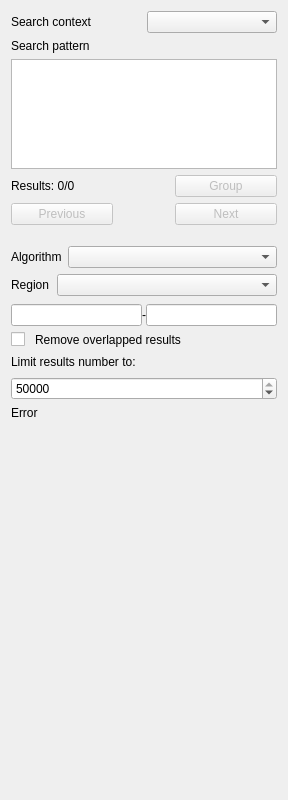
<?xml version="1.0" encoding="UTF-8"?>
<ui version="4.0">
 <class>FindPatternMsaForm</class>
 <widget class="QWidget" name="FindPatternMsaForm">
  <property name="geometry">
   <rect>
    <x>0</x>
    <y>0</y>
    <width>288</width>
    <height>800</height>
   </rect>
  </property>
  <property name="sizePolicy">
   <sizepolicy hsizetype="Preferred" vsizetype="Minimum">
    <horstretch>0</horstretch>
    <verstretch>0</verstretch>
   </sizepolicy>
  </property>
  <property name="focusPolicy">
   <enum>Qt::StrongFocus</enum>
  </property>
  <property name="windowTitle">
   <string notr="true">Form</string>
  </property>
  <layout class="QVBoxLayout" name="verticalLayout">
   <item>
    <layout class="QHBoxLayout" name="searchContextLayout">
     <item>
      <widget class="QLabel" name="searchContextLabel">
       <property name="text">
        <string>Search context</string>
       </property>
       <property name="textFormat">
        <enum>Qt::PlainText</enum>
       </property>
      </widget>
     </item>
     <item>
      <widget class="QComboBox" name="searchContextComboBox"/>
     </item>
    </layout>
   </item>
   <item>
    <widget class="QLabel" name="label_3">
     <property name="text">
      <string>Search pattern</string>
     </property>
    </widget>
   </item>
   <item>
    <widget class="QPlainTextEdit" name="textPattern">
     <property name="sizePolicy">
      <sizepolicy hsizetype="Preferred" vsizetype="Fixed">
       <horstretch>0</horstretch>
       <verstretch>0</verstretch>
      </sizepolicy>
     </property>
     <property name="minimumSize">
      <size>
       <width>0</width>
       <height>90</height>
      </size>
     </property>
     <property name="maximumSize">
      <size>
       <width>16777215</width>
       <height>110</height>
      </size>
     </property>
     <property name="focusPolicy">
      <enum>Qt::StrongFocus</enum>
     </property>
    </widget>
   </item>
   <item>
    <layout class="QHBoxLayout" name="resultsLayout">
     <item>
      <widget class="QLabel" name="resultLabel">
       <property name="text">
        <string notr="true">Results: 0/0</string>
       </property>
       <property name="wordWrap">
        <bool>true</bool>
       </property>
      </widget>
     </item>
     <item>
      <widget class="QLabel" name="progressLabel">
       <property name="text">
        <string notr="true"/>
       </property>
       <property name="wordWrap">
        <bool>true</bool>
       </property>
      </widget>
     </item>
     <item>
      <spacer name="horizontalSpacer">
       <property name="orientation">
        <enum>Qt::Horizontal</enum>
       </property>
       <property name="sizeHint" stdset="0">
        <size>
         <width>40</width>
         <height>20</height>
        </size>
       </property>
      </spacer>
     </item>
     <item>
      <widget class="QPushButton" name="groupResultsButton">
       <property name="enabled">
        <bool>false</bool>
       </property>
       <property name="minimumSize">
        <size>
         <width>102</width>
         <height>0</height>
        </size>
       </property>
       <property name="toolTip">
        <string>Group result sequences in the alignment</string>
       </property>
       <property name="text">
        <string>Group</string>
       </property>
      </widget>
     </item>
    </layout>
   </item>
   <item>
    <layout class="QHBoxLayout" name="prevNextButtonsLayout">
     <item>
      <widget class="QPushButton" name="prevPushButton">
       <property name="enabled">
        <bool>false</bool>
       </property>
       <property name="sizePolicy">
        <sizepolicy hsizetype="Fixed" vsizetype="Fixed">
         <horstretch>0</horstretch>
         <verstretch>0</verstretch>
        </sizepolicy>
       </property>
       <property name="minimumSize">
        <size>
         <width>102</width>
         <height>0</height>
        </size>
       </property>
       <property name="maximumSize">
        <size>
         <width>95</width>
         <height>16777215</height>
        </size>
       </property>
       <property name="text">
        <string>Previous</string>
       </property>
       <property name="shortcut">
        <string>Shift+Return</string>
       </property>
      </widget>
     </item>
     <item>
      <spacer name="prevNextButtonsSpacer">
       <property name="orientation">
        <enum>Qt::Horizontal</enum>
       </property>
       <property name="sizeType">
        <enum>QSizePolicy::Maximum</enum>
       </property>
       <property name="sizeHint" stdset="0">
        <size>
         <width>1000</width>
         <height>20</height>
        </size>
       </property>
      </spacer>
     </item>
     <item>
      <widget class="QPushButton" name="nextPushButton">
       <property name="enabled">
        <bool>false</bool>
       </property>
       <property name="sizePolicy">
        <sizepolicy hsizetype="Fixed" vsizetype="Fixed">
         <horstretch>0</horstretch>
         <verstretch>0</verstretch>
        </sizepolicy>
       </property>
       <property name="minimumSize">
        <size>
         <width>102</width>
         <height>0</height>
        </size>
       </property>
       <property name="maximumSize">
        <size>
         <width>95</width>
         <height>16777215</height>
        </size>
       </property>
       <property name="text">
        <string>Next</string>
       </property>
       <property name="shortcut">
        <string>Return</string>
       </property>
      </widget>
     </item>
    </layout>
   </item>
   <item>
    <layout class="QVBoxLayout" name="subgroupsLayout"/>
   </item>
   <item>
    <spacer name="verticalSpacer_2">
     <property name="orientation">
      <enum>Qt::Vertical</enum>
     </property>
     <property name="sizeType">
      <enum>QSizePolicy::Fixed</enum>
     </property>
     <property name="sizeHint" stdset="0">
      <size>
       <width>20</width>
       <height>15</height>
      </size>
     </property>
    </spacer>
   </item>
   <item>
    <widget class="QWidget" name="widgetAlgorithm" native="true">
     <property name="maximumSize">
      <size>
       <width>16777215</width>
       <height>16777215</height>
      </size>
     </property>
     <layout class="QGridLayout" name="gridLayout_2">
      <property name="leftMargin">
       <number>0</number>
      </property>
      <property name="topMargin">
       <number>0</number>
      </property>
      <property name="rightMargin">
       <number>0</number>
      </property>
      <property name="bottomMargin">
       <number>0</number>
      </property>
      <item row="2" column="0" colspan="2">
       <layout class="QVBoxLayout" name="layoutAlgorithmSettings"/>
      </item>
      <item row="1" column="0" alignment="Qt::AlignLeft">
       <widget class="QLabel" name="label">
        <property name="sizePolicy">
         <sizepolicy hsizetype="Preferred" vsizetype="Preferred">
          <horstretch>0</horstretch>
          <verstretch>0</verstretch>
         </sizepolicy>
        </property>
        <property name="text">
         <string>Algorithm</string>
        </property>
       </widget>
      </item>
      <item row="1" column="1">
       <widget class="QComboBox" name="boxAlgorithm">
        <property name="sizePolicy">
         <sizepolicy hsizetype="Expanding" vsizetype="Fixed">
          <horstretch>0</horstretch>
          <verstretch>0</verstretch>
         </sizepolicy>
        </property>
        <property name="minimumSize">
         <size>
          <width>0</width>
          <height>0</height>
         </size>
        </property>
        <property name="maximumSize">
         <size>
          <width>16777215</width>
          <height>16777215</height>
         </size>
        </property>
        <property name="baseSize">
         <size>
          <width>0</width>
          <height>0</height>
         </size>
        </property>
       </widget>
      </item>
      <item row="0" column="1">
       <layout class="QHBoxLayout" name="horizontalLayout"/>
      </item>
     </layout>
    </widget>
   </item>
   <item>
    <widget class="QWidget" name="widgetSearchIn" native="true">
     <property name="sizePolicy">
      <sizepolicy hsizetype="Preferred" vsizetype="Preferred">
       <horstretch>0</horstretch>
       <verstretch>0</verstretch>
      </sizepolicy>
     </property>
     <property name="maximumSize">
      <size>
       <width>16777215</width>
       <height>16777215</height>
      </size>
     </property>
     <layout class="QGridLayout" name="gridLayout_3">
      <property name="leftMargin">
       <number>0</number>
      </property>
      <property name="topMargin">
       <number>0</number>
      </property>
      <property name="rightMargin">
       <number>0</number>
      </property>
      <property name="bottomMargin">
       <number>0</number>
      </property>
      <property name="horizontalSpacing">
       <number>4</number>
      </property>
      <property name="verticalSpacing">
       <number>8</number>
      </property>
      <item row="0" column="0">
       <layout class="QGridLayout" name="gridLayout">
        <property name="spacing">
         <number>8</number>
        </property>
        <item row="0" column="1">
         <widget class="QComboBox" name="boxRegion">
          <property name="sizePolicy">
           <sizepolicy hsizetype="Expanding" vsizetype="Fixed">
            <horstretch>0</horstretch>
            <verstretch>0</verstretch>
           </sizepolicy>
          </property>
          <property name="minimumSize">
           <size>
            <width>0</width>
            <height>0</height>
           </size>
          </property>
          <property name="maximumSize">
           <size>
            <width>16777215</width>
            <height>16777215</height>
           </size>
          </property>
         </widget>
        </item>
        <item row="0" column="0" alignment="Qt::AlignLeft">
         <widget class="QLabel" name="lblRegion">
          <property name="sizePolicy">
           <sizepolicy hsizetype="Minimum" vsizetype="Preferred">
            <horstretch>0</horstretch>
            <verstretch>0</verstretch>
           </sizepolicy>
          </property>
          <property name="text">
           <string>Region</string>
          </property>
         </widget>
        </item>
       </layout>
      </item>
      <item row="1" column="0">
       <layout class="QHBoxLayout" name="horizontalLayout_2">
        <property name="sizeConstraint">
         <enum>QLayout::SetDefaultConstraint</enum>
        </property>
        <item>
         <widget class="QLineEdit" name="editStart">
          <property name="sizePolicy">
           <sizepolicy hsizetype="Expanding" vsizetype="Fixed">
            <horstretch>0</horstretch>
            <verstretch>0</verstretch>
           </sizepolicy>
          </property>
          <property name="minimumSize">
           <size>
            <width>60</width>
            <height>0</height>
           </size>
          </property>
          <property name="maximumSize">
           <size>
            <width>16777215</width>
            <height>22</height>
           </size>
          </property>
         </widget>
        </item>
        <item>
         <widget class="QLabel" name="lblStartEndConnection">
          <property name="sizePolicy">
           <sizepolicy hsizetype="Fixed" vsizetype="Preferred">
            <horstretch>0</horstretch>
            <verstretch>0</verstretch>
           </sizepolicy>
          </property>
          <property name="text">
           <string>-</string>
          </property>
         </widget>
        </item>
        <item>
         <widget class="QLineEdit" name="editEnd">
          <property name="sizePolicy">
           <sizepolicy hsizetype="Expanding" vsizetype="Fixed">
            <horstretch>0</horstretch>
            <verstretch>0</verstretch>
           </sizepolicy>
          </property>
          <property name="minimumSize">
           <size>
            <width>60</width>
            <height>0</height>
           </size>
          </property>
          <property name="maximumSize">
           <size>
            <width>16777215</width>
            <height>22</height>
           </size>
          </property>
         </widget>
        </item>
       </layout>
      </item>
     </layout>
    </widget>
   </item>
   <item>
    <widget class="QWidget" name="widgetOther" native="true">
     <property name="maximumSize">
      <size>
       <width>16777215</width>
       <height>16777215</height>
      </size>
     </property>
     <layout class="QVBoxLayout" name="verticalLayout_2">
      <property name="spacing">
       <number>8</number>
      </property>
      <property name="leftMargin">
       <number>0</number>
      </property>
      <property name="topMargin">
       <number>0</number>
      </property>
      <property name="rightMargin">
       <number>0</number>
      </property>
      <property name="bottomMargin">
       <number>0</number>
      </property>
      <item>
       <layout class="QHBoxLayout" name="removeOverlapsLayout" stretch="0,1">
        <property name="spacing">
         <number>10</number>
        </property>
        <item>
         <widget class="QCheckBox" name="removeOverlapsBox">
          <property name="text">
           <string/>
          </property>
         </widget>
        </item>
        <item>
         <widget class="QLabel" name="removeOverlapsLabel">
          <property name="text">
           <string>Remove overlapped results</string>
          </property>
          <property name="wordWrap">
           <bool>true</bool>
          </property>
         </widget>
        </item>
       </layout>
      </item>
      <item>
       <layout class="QHBoxLayout" name="layoutUseMaxResult" stretch="1">
        <property name="spacing">
         <number>10</number>
        </property>
        <item>
         <widget class="QLabel" name="labelUseMaxResult">
          <property name="text">
           <string>Limit results number to:</string>
          </property>
          <property name="wordWrap">
           <bool>true</bool>
          </property>
         </widget>
        </item>
       </layout>
      </item>
      <item>
       <widget class="QSpinBox" name="boxMaxResult">
        <property name="maximum">
         <number>50000</number>
        </property>
        <property name="singleStep">
         <number>100</number>
        </property>
        <property name="value">
         <number>50000</number>
        </property>
       </widget>
      </item>
     </layout>
    </widget>
   </item>
   <item>
    <layout class="QHBoxLayout" name="layoutSearchButton">
     <property name="spacing">
      <number>9</number>
     </property>
    </layout>
   </item>
   <item>
    <layout class="QHBoxLayout" name="horizontalLayout_4"/>
   </item>
   <item>
    <widget class="QLabel" name="lblErrorMessage">
     <property name="text">
      <string notr="true">Error</string>
     </property>
     <property name="wordWrap">
      <bool>true</bool>
     </property>
    </widget>
   </item>
   <item>
    <spacer name="verticalSpacer">
     <property name="orientation">
      <enum>Qt::Vertical</enum>
     </property>
     <property name="sizeHint" stdset="0">
      <size>
       <width>20</width>
       <height>20</height>
      </size>
     </property>
    </spacer>
   </item>
  </layout>
 </widget>
 <tabstops>
  <tabstop>searchContextComboBox</tabstop>
  <tabstop>prevPushButton</tabstop>
  <tabstop>nextPushButton</tabstop>
  <tabstop>boxAlgorithm</tabstop>
  <tabstop>boxRegion</tabstop>
  <tabstop>editStart</tabstop>
  <tabstop>editEnd</tabstop>
  <tabstop>removeOverlapsBox</tabstop>
  <tabstop>boxMaxResult</tabstop>
 </tabstops>
 <resources/>
 <connections/>
</ui>
